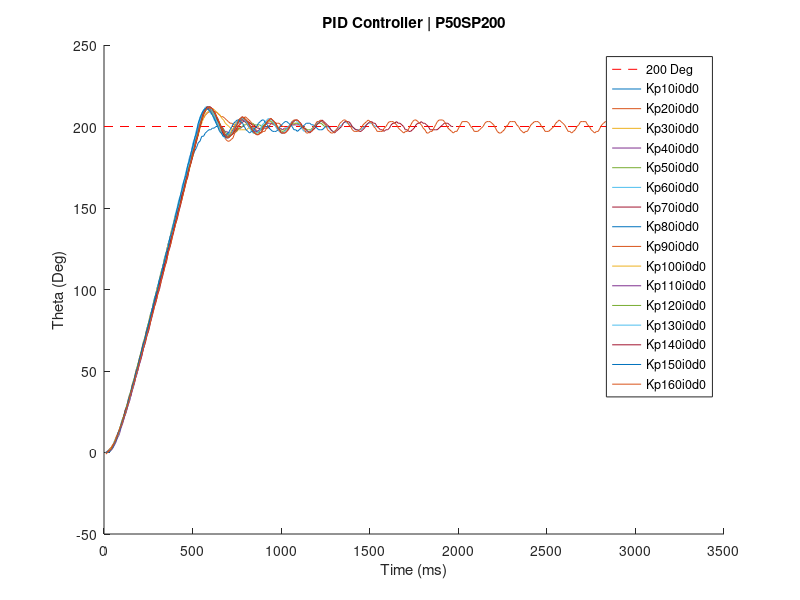
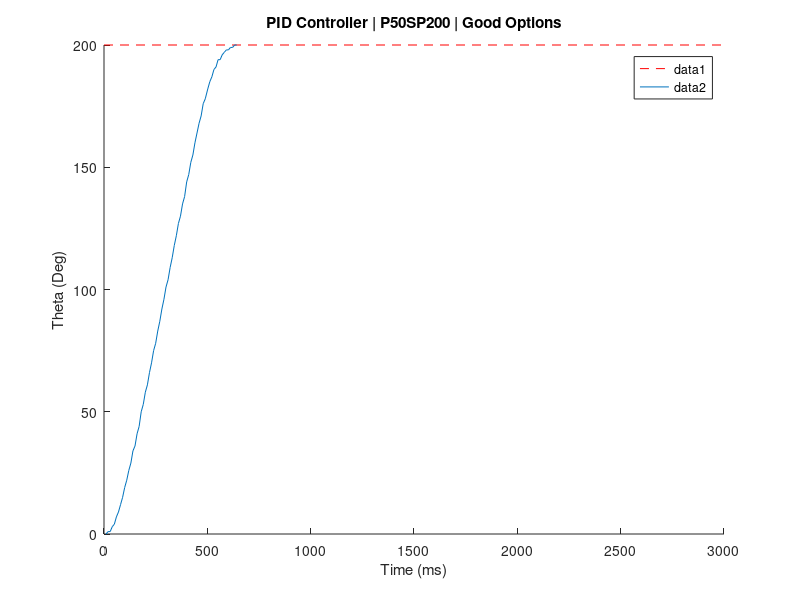

Here is the MATLAB script that generated these plots, in order: (Note: this script raises an error after producing the figures.)
figure(1);
hold on;
xlabel('Time (ms)');
ylabel('Theta (Deg)');
title('PID Controller | P50SP200');
plot([0 3000], [200 200], 'r--');
Kp10i0d0 = [10.0, 0; 20.0, 1; 30.0, 1; 40.0, 3; 50.0, 4; 60.0, 7; 70.0, 9; 80.0, 12; 90.0, 15; 100.0, 19; 110.0, 22; 120.0, 26; 130.0, 29; 140.0, 34; 150.0, 36; 160.0, 41; 170.0, 44; 180.0, 50; 190.0, 53; 200.0, 58; 210.0, 61; 220.0, 66; 230.0, 70; 240.0, 75; 250.0, 78; 260.0, 83; 270.0, 87; 280.0, 92; 290.0, 96; 300.0, 101; 310.0, 104; 320.0, 109; 330.0, 113; 340.0, 118; 350.0, 122; 360.0, 127; 370.0, 130; 380.0, 135; 390.0, 138; 400.0, 144; 410.0, 147; 420.0, 152; 430.0, 155; 440.0, 160; 450.0, 164; 460.0, 168; 470.0, 171; 480.0, 176; 490.0, 178; 502.0, 182; 512.0, 185; 522.0, 187; 532.0, 190; 542.0, 191; 552.0, 194; 562.0, 194; 572.0, 196; 582.0, 197; 592.0, 198; 602.0, 198; 612.0, 199; 622.0, 199; 632.0, 200; 642.0, 200; ];
plot(Kp10i0d0(:,1),Kp10i0d0(:,2))
% y = max(Kp10i0d0(:,2));
% x = Kp10i0d0(find(Kp10i0d0(:,2) == max(y), 1, 'first'));
% text(x, y, 'Kp10i0d0');
% pause;

Kp20i0d0 = [10.0, 0; 20.0, 0; 30.0, 1; 42.0, 2; 52.0, 5; 62.0, 6; 72.0, 10; 82.0, 12; 92.0, 16; 102.0, 18; 112.0, 22; 122.0, 25; 132.0, 30; 142.0, 33; 152.0, 38; 162.0, 41; 172.0, 46; 182.0, 49; 192.0, 54; 210.0, 60; 242.0, 74; 262.0, 82; 272.0, 88; 282.0, 91; 292.0, 96; 302.0, 100; 312.0, 105; 322.0, 108; 332.0, 114; 342.0, 117; 352.0, 122; 362.0, 126; 372.0, 131; 382.0, 134; 392.0, 140; 402.0, 143; 412.0, 148; 422.0, 152; 432.0, 157; 442.0, 160; 452.0, 166; 462.0, 169; 472.0, 174; 482.0, 178; 492.0, 183; 502.0, 186; 512.0, 191; 522.0, 194; 532.0, 198; 542.0, 201; 552.0, 204; 562.0, 205; 572.0, 207; 582.0, 208; 592.0, 209; 602.0, 209; 612.0, 209; 622.0, 209; 632.0, 209; 642.0, 208; 652.0, 207; 662.0, 206; 672.0, 206; 682.0, 205; 692.0, 204; 702.0, 203; 712.0, 202; 722.0, 202; 732.0, 201; 742.0, 201; 752.0, 200; 762.0, 200; ];
plot(Kp20i0d0(:,1),Kp20i0d0(:,2))
% y = max(Kp20i0d0(:,2));
% x = Kp20i0d0(find(Kp20i0d0(:,2) == max(y), 1, 'first'));
% text(x, y, 'Kp20i0d0');
% pause;

Kp30i0d0 = [13.0, 0; 23.0, 0; 33.0, 1; 43.0, 2; 53.0, 4; 63.0, 6; 73.0, 9; 83.0, 11; 93.0, 15; 103.0, 18; 113.0, 22; 123.0, 24; 133.0, 29; 143.0, 32; 153.0, 37; 163.0, 40; 173.0, 45; 183.0, 48; 193.0, 53; 203.0, 57; 213.0, 62; 223.0, 65; 233.0, 70; 243.0, 74; 253.0, 79; 263.0, 82; 273.0, 87; 283.0, 90; 293.0, 96; 303.0, 99; 313.0, 104; 323.0, 107; 333.0, 112; 343.0, 116; 353.0, 121; 363.0, 124; 373.0, 129; 383.0, 132; 393.0, 137; 403.0, 140; 413.0, 146; 423.0, 149; 433.0, 154; 443.0, 157; 453.0, 162; 463.0, 166; 473.0, 171; 483.0, 174; 493.0, 179; 503.0, 182; 513.0, 188; 525.0, 192; 535.0, 196; 545.0, 200; 555.0, 203; 565.0, 206; 575.0, 208; 585.0, 209; 595.0, 210; 605.0, 211; 615.0, 211; 625.0, 210; 635.0, 209; 645.0, 208; 655.0, 207; 665.0, 205; 675.0, 204; 685.0, 202; 695.0, 201; 705.0, 200; 715.0, 199; 725.0, 198; 735.0, 198; 745.0, 198; 755.0, 198; 765.0, 198; 775.0, 198; 785.0, 198; 795.0, 198; 805.0, 198; 815.0, 199; 825.0, 199; 835.0, 199; 845.0, 199; 855.0, 199; 865.0, 200; 875.0, 200; ];
plot(Kp30i0d0(:,1),Kp30i0d0(:,2))
% y = max(Kp30i0d0(:,2));
% x = Kp30i0d0(find(Kp30i0d0(:,2) == max(y), 1, 'first'));
% text(x, y, 'Kp30i0d0');
% pause;

Kp40i0d0 = [11.0, 0; 21.0, 0; 31.0, 1; 42.0, 2; 52.0, 4; 62.0, 7; 72.0, 9; 82.0, 12; 92.0, 15; 102.0, 19; 112.0, 22; 122.0, 26; 132.0, 29; 142.0, 34; 152.0, 37; 162.0, 42; 172.0, 45; 182.0, 50; 192.0, 53; 202.0, 58; 212.0, 62; 222.0, 67; 232.0, 70; 242.0, 76; 252.0, 79; 262.0, 84; 272.0, 88; 282.0, 93; 292.0, 96; 302.0, 101; 312.0, 105; 322.0, 110; 332.0, 114; 342.0, 119; 352.0, 122; 362.0, 128; 372.0, 131; 382.0, 136; 392.0, 140; 402.0, 145; 412.0, 148; 422.0, 154; 432.0, 157; 442.0, 162; 452.0, 166; 462.0, 171; 472.0, 175; 482.0, 180; 492.0, 184; 502.0, 189; 512.0, 192; 522.0, 197; 532.0, 200; 542.0, 205; 552.0, 207; 562.0, 209; 572.0, 210; 582.0, 211; 592.0, 211; 602.0, 210; 612.0, 209; 622.0, 207; 632.0, 206; 642.0, 203; 652.0, 202; 662.0, 200; 672.0, 199; 682.0, 197; 692.0, 197; 702.0, 196; 712.0, 196; 722.0, 196; 732.0, 197; 742.0, 197; 752.0, 198; 762.0, 199; 772.0, 199; 782.0, 200; 792.0, 200; ];
plot(Kp40i0d0(:,1),Kp40i0d0(:,2))
% y = max(Kp40i0d0(:,2));
% x = Kp40i0d0(find(Kp40i0d0(:,2) == max(y), 1, 'first'));
% text(x, y, 'Kp40i0d0');
% pause;

Kp50i0d0 = [10.0, 0; 20.0, 0; 30.0, 1; 40.0, 2; 50.0, 4; 60.0, 6; 70.0, 9; 80.0, 12; 90.0, 14; 100.0, 18; 110.0, 21; 120.0, 25; 130.0, 29; 140.0, 33; 150.0, 36; 160.0, 41; 170.0, 44; 180.0, 49; 190.0, 52; 200.0, 57; 210.0, 61; 220.0, 65; 230.0, 69; 240.0, 74; 250.0, 77; 260.0, 82; 270.0, 85; 280.0, 90; 290.0, 93; 300.0, 98; 310.0, 102; 320.0, 107; 330.0, 110; 340.0, 115; 350.0, 118; 360.0, 123; 370.0, 127; 380.0, 132; 390.0, 135; 400.0, 140; 410.0, 144; 420.0, 149; 430.0, 152; 440.0, 157; 450.0, 161; 460.0, 166; 470.0, 169; 480.0, 174; 490.0, 178; 500.0, 183; 510.0, 187; 520.0, 192; 530.0, 195; 540.0, 200; 550.0, 203; 560.0, 207; 570.0, 209; 580.0, 211; 590.0, 211; 600.0, 211; 610.0, 210; 620.0, 208; 630.0, 207; 640.0, 205; 650.0, 203; 660.0, 200; 670.0, 199; 680.0, 197; 690.0, 196; 700.0, 195; 710.0, 195; 720.0, 195; 730.0, 196; 740.0, 197; 750.0, 197; 760.0, 199; 770.0, 199; 780.0, 200; 790.0, 201; 800.0, 201; 810.0, 202; 820.0, 202; 830.0, 202; 840.0, 202; 850.0, 201; 860.0, 201; 870.0, 201; 880.0, 201; 890.0, 200; 900.0, 200; ];
plot(Kp50i0d0(:,1),Kp50i0d0(:,2))
% y = max(Kp50i0d0(:,2));
% x = Kp50i0d0(find(Kp50i0d0(:,2) == max(y), 1, 'first'));
% text(x, y, 'Kp50i0d0');
% pause;

Kp60i0d0 = [10.0, 0; 20.0, 1; 30.0, 2; 42.0, 3; 52.0, 5; 62.0, 8; 72.0, 10; 82.0, 13; 92.0, 16; 102.0, 20; 112.0, 22; 122.0, 27; 132.0, 30; 142.0, 35; 152.0, 38; 162.0, 43; 172.0, 46; 182.0, 51; 192.0, 54; 202.0, 59; 212.0, 63; 222.0, 68; 232.0, 71; 242.0, 76; 252.0, 80; 262.0, 85; 272.0, 88; 282.0, 94; 292.0, 97; 302.0, 102; 312.0, 106; 322.0, 111; 332.0, 114; 342.0, 120; 352.0, 123; 362.0, 128; 372.0, 132; 382.0, 137; 392.0, 141; 402.0, 146; 412.0, 150; 422.0, 155; 432.0, 158; 442.0, 164; 452.0, 167; 462.0, 172; 472.0, 176; 482.0, 181; 492.0, 184; 502.0, 190; 512.0, 193; 522.0, 198; 532.0, 202; 542.0, 206; 552.0, 208; 562.0, 210; 572.0, 211; 582.0, 211; 592.0, 210; 602.0, 208; 612.0, 207; 622.0, 204; 632.0, 203; 642.0, 200; 652.0, 198; 662.0, 196; 672.0, 196; 682.0, 195; 692.0, 195; 702.0, 196; 712.0, 196; 722.0, 197; 732.0, 198; 742.0, 200; 752.0, 200; ];
plot(Kp60i0d0(:,1),Kp60i0d0(:,2))
% y = max(Kp60i0d0(:,2));
% x = Kp60i0d0(find(Kp60i0d0(:,2) == max(y), 1, 'first'));
% text(x, y, 'Kp60i0d0');
% pause;

Kp70i0d0 = [13.0, 0; 23.0, 1; 33.0, 1; 43.0, 3; 53.0, 4; 63.0, 7; 73.0, 9; 83.0, 12; 93.0, 15; 103.0, 18; 113.0, 21; 123.0, 25; 133.0, 28; 143.0, 33; 153.0, 35; 163.0, 40; 173.0, 43; 183.0, 48; 193.0, 51; 203.0, 56; 213.0, 59; 223.0, 64; 233.0, 67; 243.0, 72; 253.0, 75; 263.0, 80; 273.0, 84; 283.0, 89; 293.0, 92; 303.0, 97; 313.0, 100; 323.0, 105; 333.0, 109; 343.0, 114; 353.0, 117; 363.0, 123; 373.0, 126; 383.0, 131; 393.0, 135; 403.0, 140; 413.0, 143; 423.0, 148; 433.0, 152; 443.0, 157; 453.0, 161; 463.0, 166; 473.0, 169; 483.0, 175; 493.0, 178; 503.0, 183; 513.0, 187; 525.0, 192; 535.0, 197; 545.0, 201; 555.0, 205; 565.0, 208; 575.0, 210; 585.0, 211; 595.0, 212; 605.0, 211; 615.0, 210; 625.0, 209; 635.0, 206; 645.0, 204; 655.0, 201; 665.0, 199; 675.0, 197; 685.0, 195; 695.0, 194; 705.0, 194; 715.0, 195; 725.0, 195; 735.0, 197; 745.0, 198; 755.0, 200; 765.0, 201; 775.0, 202; 785.0, 203; 795.0, 203; 805.0, 203; 815.0, 203; 825.0, 202; 835.0, 201; 845.0, 201; 855.0, 200; 865.0, 199; 875.0, 199; 885.0, 198; 895.0, 198; 905.0, 199; 915.0, 199; 925.0, 199; 935.0, 200; 945.0, 200; ];
plot(Kp70i0d0(:,1),Kp70i0d0(:,2))
% y = max(Kp70i0d0(:,2));
% x = Kp70i0d0(find(Kp70i0d0(:,2) == max(y), 1, 'first'));
% text(x, y, 'Kp70i0d0');
% pause;

Kp80i0d0 = [12.0, 0; 22.0, 0; 32.0, 1; 42.0, 2; 52.0, 4; 62.0, 6; 72.0, 9; 82.0, 11; 92.0, 15; 102.0, 18; 112.0, 22; 122.0, 25; 139.0, 31; 149.0, 36; 159.0, 39; 169.0, 44; 179.0, 47; 189.0, 52; 199.0, 55; 209.0, 60; 219.0, 64; 229.0, 69; 239.0, 72; 249.0, 78; 259.0, 81; 269.0, 86; 279.0, 90; 289.0, 95; 299.0, 98; 309.0, 104; 319.0, 107; 329.0, 112; 339.0, 116; 349.0, 121; 359.0, 124; 369.0, 130; 379.0, 133; 389.0, 138; 399.0, 142; 409.0, 147; 419.0, 151; 429.0, 156; 439.0, 159; 449.0, 164; 459.0, 168; 469.0, 173; 479.0, 176; 489.0, 181; 499.0, 185; 509.0, 190; 519.0, 193; 529.0, 198; 539.0, 201; 549.0, 206; 559.0, 208; 569.0, 210; 579.0, 211; 589.0, 211; 599.0, 210; 609.0, 209; 619.0, 207; 629.0, 204; 639.0, 202; 649.0, 200; 659.0, 198; 669.0, 196; 679.0, 195; 689.0, 194; 699.0, 194; 709.0, 195; 719.0, 196; 729.0, 198; 739.0, 200; 749.0, 202; 759.0, 202; 769.0, 204; 779.0, 204; 789.0, 204; 799.0, 203; 809.0, 202; 819.0, 201; 829.0, 200; 839.0, 199; 849.0, 198; 859.0, 197; 869.0, 197; 879.0, 198; 889.0, 198; 899.0, 199; 909.0, 200; 919.0, 200; ];
plot(Kp80i0d0(:,1),Kp80i0d0(:,2))
% y = max(Kp80i0d0(:,2));
% x = Kp80i0d0(find(Kp80i0d0(:,2) == max(y), 1, 'first'));
% text(x, y, 'Kp80i0d0');
% pause;

Kp90i0d0 = [10.0, 0; 20.0, 0; 30.0, 2; 40.0, 3; 50.0, 5; 60.0, 6; 70.0, 10; 80.0, 12; 90.0, 15; 100.0, 18; 110.0, 22; 120.0, 25; 130.0, 29; 140.0, 32; 150.0, 36; 160.0, 40; 170.0, 44; 180.0, 48; 190.0, 52; 200.0, 56; 210.0, 60; 220.0, 64; 230.0, 69; 240.0, 72; 250.0, 77; 260.0, 81; 270.0, 86; 280.0, 89; 290.0, 94; 300.0, 98; 310.0, 103; 320.0, 106; 330.0, 112; 340.0, 115; 350.0, 120; 360.0, 124; 370.0, 129; 380.0, 132; 390.0, 138; 400.0, 141; 410.0, 146; 420.0, 150; 430.0, 155; 440.0, 159; 450.0, 164; 460.0, 168; 470.0, 173; 480.0, 176; 490.0, 182; 501.0, 185; 511.0, 190; 521.0, 194; 531.0, 199; 541.0, 202; 551.0, 207; 561.0, 209; 571.0, 211; 581.0, 212; 591.0, 212; 601.0, 212; 611.0, 210; 621.0, 209; 631.0, 206; 641.0, 204; 651.0, 201; 668.0, 197; 678.0, 194; 688.0, 192; 698.0, 191; 708.0, 191; 718.0, 192; 728.0, 193; 738.0, 196; 748.0, 197; 758.0, 200; 768.0, 202; 778.0, 204; 788.0, 205; 798.0, 206; 808.0, 205; 818.0, 204; 828.0, 203; 838.0, 201; 848.0, 199; 858.0, 198; 868.0, 197; 878.0, 196; 888.0, 196; 898.0, 197; 908.0, 197; 918.0, 199; 928.0, 200; 938.0, 201; 948.0, 202; 958.0, 202; 968.0, 202; 978.0, 202; 988.0, 202; 998.0, 201; 1008.0, 200; 1018.0, 200; ];
plot(Kp90i0d0(:,1),Kp90i0d0(:,2))
% y = max(Kp90i0d0(:,2));
% x = Kp90i0d0(find(Kp90i0d0(:,2) == max(y), 1, 'first'));
% text(x, y, 'Kp90i0d0');
% pause;

Kp100i0d0 = [10.0, 0; 20.0, 0; 30.0, 1; 40.0, 3; 50.0, 4; 60.0, 7; 70.0, 9; 80.0, 12; 90.0, 15; 100.0, 19; 110.0, 22; 120.0, 26; 130.0, 29; 140.0, 34; 150.0, 37; 160.0, 42; 170.0, 45; 180.0, 50; 190.0, 53; 200.0, 58; 210.0, 62; 220.0, 67; 230.0, 70; 240.0, 75; 250.0, 79; 260.0, 84; 270.0, 87; 280.0, 92; 290.0, 96; 300.0, 101; 310.0, 104; 320.0, 110; 330.0, 113; 340.0, 118; 350.0, 122; 360.0, 127; 370.0, 130; 380.0, 136; 390.0, 139; 400.0, 144; 410.0, 147; 420.0, 152; 430.0, 156; 440.0, 161; 450.0, 164; 460.0, 169; 470.0, 172; 480.0, 177; 490.0, 180; 501.0, 186; 511.0, 189; 521.0, 194; 531.0, 197; 541.0, 202; 551.0, 205; 561.0, 209; 571.0, 210; 581.0, 211; 591.0, 211; 601.0, 210; 611.0, 209; 621.0, 206; 631.0, 205; 641.0, 202; 651.0, 199; 661.0, 196; 671.0, 195; 681.0, 194; 691.0, 194; 701.0, 194; 711.0, 195; 721.0, 198; 731.0, 199; 741.0, 202; 751.0, 203; 761.0, 204; 771.0, 204; 781.0, 204; 791.0, 204; 801.0, 202; 811.0, 201; 821.0, 199; 831.0, 198; 841.0, 197; 851.0, 196; 861.0, 196; 871.0, 197; 881.0, 198; 891.0, 199; 901.0, 200; 911.0, 201; 921.0, 202; 931.0, 203; 941.0, 203; 951.0, 203; 961.0, 202; 971.0, 201; 981.0, 200; 991.0, 199; 1001.0, 198; 1011.0, 198; 1021.0, 198; 1031.0, 198; 1041.0, 199; 1051.0, 200; 1061.0, 201; 1071.0, 201; 1081.0, 202; 1091.0, 202; 1101.0, 201; 1111.0, 201; 1121.0, 200; 1131.0, 200; ];
plot(Kp100i0d0(:,1),Kp100i0d0(:,2))
% y = max(Kp100i0d0(:,2));
% x = Kp100i0d0(find(Kp100i0d0(:,2) == max(y), 1, 'first'));
% text(x, y, 'Kp100i0d0');
% pause;

Kp110i0d0 = [16.0, 0; 26.0, 0; 36.0, 1; 46.0, 2; 56.0, 4; 66.0, 6; 76.0, 9; 86.0, 11; 96.0, 15; 106.0, 18; 116.0, 22; 126.0, 25; 136.0, 29; 146.0, 32; 156.0, 37; 166.0, 40; 176.0, 45; 186.0, 48; 196.0, 53; 206.0, 56; 216.0, 61; 226.0, 65; 236.0, 70; 246.0, 73; 256.0, 78; 266.0, 82; 276.0, 87; 286.0, 91; 296.0, 96; 306.0, 99; 316.0, 104; 326.0, 108; 336.0, 113; 346.0, 117; 356.0, 122; 366.0, 125; 376.0, 131; 386.0, 134; 396.0, 139; 406.0, 143; 416.0, 148; 426.0, 151; 436.0, 157; 446.0, 160; 456.0, 165; 466.0, 169; 476.0, 174; 486.0, 178; 496.0, 183; 506.0, 187; 516.0, 192; 526.0, 195; 536.0, 201; 546.0, 204; 556.0, 208; 566.0, 210; 576.0, 211; 586.0, 211; 596.0, 211; 606.0, 210; 616.0, 209; 626.0, 207; 636.0, 204; 646.0, 202; 656.0, 199; 666.0, 197; 676.0, 195; 686.0, 194; 696.0, 194; 706.0, 194; 716.0, 195; 726.0, 197; 736.0, 199; 746.0, 201; 756.0, 203; 766.0, 204; 776.0, 204; 786.0, 204; 796.0, 203; 806.0, 202; 816.0, 200; 826.0, 199; 836.0, 198; 846.0, 197; 856.0, 197; 866.0, 197; 876.0, 198; 886.0, 199; 896.0, 200; 906.0, 201; 916.0, 202; 926.0, 202; 936.0, 202; 946.0, 202; 956.0, 201; 966.0, 201; 976.0, 199; 986.0, 199; 996.0, 199; 1008.0, 198; 1018.0, 199; 1028.0, 199; 1038.0, 199; 1048.0, 200; 1058.0, 201; 1068.0, 201; 1078.0, 201; 1088.0, 201; 1098.0, 201; 1108.0, 201; 1118.0, 200; 1128.0, 200; ];
plot(Kp110i0d0(:,1),Kp110i0d0(:,2))
% y = max(Kp110i0d0(:,2));
% x = Kp110i0d0(find(Kp110i0d0(:,2) == max(y), 1, 'first'));
% text(x, y, 'Kp110i0d0');
% pause;

Kp120i0d0 = [10.0, 0; 20.0, 0; 30.0, 1; 40.0, 2; 50.0, 4; 60.0, 6; 70.0, 9; 80.0, 11; 90.0, 15; 100.0, 18; 110.0, 22; 120.0, 25; 130.0, 29; 140.0, 32; 150.0, 37; 160.0, 40; 170.0, 45; 180.0, 48; 190.0, 54; 200.0, 57; 210.0, 62; 220.0, 65; 230.0, 70; 240.0, 74; 250.0, 79; 260.0, 82; 270.0, 87; 280.0, 91; 290.0, 96; 300.0, 99; 310.0, 104; 320.0, 108; 330.0, 113; 340.0, 116; 350.0, 121; 360.0, 124; 370.0, 129; 380.0, 132; 390.0, 138; 400.0, 141; 410.0, 146; 420.0, 149; 430.0, 154; 440.0, 158; 451.0, 162; 461.0, 168; 471.0, 171; 481.0, 176; 491.0, 179; 501.0, 184; 511.0, 188; 521.0, 193; 531.0, 196; 541.0, 201; 551.0, 205; 561.0, 208; 571.0, 210; 581.0, 212; 591.0, 212; 601.0, 211; 611.0, 210; 621.0, 208; 631.0, 206; 641.0, 203; 652.0, 201; 662.0, 198; 672.0, 196; 682.0, 194; 692.0, 193; 702.0, 194; 712.0, 194; 722.0, 196; 732.0, 197; 742.0, 200; 752.0, 202; 762.0, 204; 772.0, 205; 782.0, 205; 792.0, 205; 802.0, 204; 812.0, 202; 822.0, 200; 832.0, 198; 842.0, 196; 853.0, 196; 863.0, 196; 873.0, 196; 883.0, 198; 893.0, 200; 903.0, 201; 913.0, 202; 923.0, 203; 933.0, 204; 943.0, 203; 953.0, 202; 963.0, 201; 973.0, 200; 983.0, 199; 993.0, 198; 1003.0, 197; 1013.0, 197; 1023.0, 198; 1033.0, 199; 1043.0, 199; 1053.0, 201; 1066.0, 202; 1076.0, 202; 1086.0, 202; 1096.0, 202; 1106.0, 201; 1116.0, 200; 1126.0, 199; 1136.0, 199; 1146.0, 198; 1156.0, 198; 1166.0, 198; 1176.0, 199; 1186.0, 200; 1196.0, 201; 1206.0, 202; 1216.0, 202; 1226.0, 202; 1236.0, 201; 1246.0, 200; 1256.0, 200; ];
plot(Kp120i0d0(:,1),Kp120i0d0(:,2))
% y = max(Kp120i0d0(:,2));
% x = Kp120i0d0(find(Kp120i0d0(:,2) == max(y), 1, 'first'));
% text(x, y, 'Kp120i0d0');
% pause;

Kp130i0d0 = [13.0, 0; 23.0, 0; 33.0, 1; 43.0, 2; 53.0, 4; 63.0, 6; 73.0, 9; 83.0, 11; 93.0, 15; 103.0, 18; 113.0, 22; 123.0, 25; 133.0, 29; 143.0, 32; 153.0, 37; 163.0, 40; 173.0, 45; 183.0, 48; 193.0, 53; 203.0, 57; 213.0, 62; 223.0, 65; 233.0, 70; 243.0, 74; 253.0, 79; 263.0, 82; 273.0, 88; 283.0, 91; 293.0, 96; 303.0, 100; 313.0, 105; 323.0, 108; 333.0, 114; 343.0, 117; 353.0, 122; 363.0, 126; 373.0, 131; 383.0, 134; 393.0, 140; 403.0, 143; 413.0, 148; 423.0, 152; 433.0, 157; 443.0, 161; 453.0, 166; 463.0, 170; 473.0, 175; 483.0, 178; 493.0, 184; 503.0, 187; 513.0, 192; 523.0, 196; 533.0, 201; 543.0, 204; 553.0, 208; 563.0, 210; 573.0, 212; 583.0, 212; 593.0, 212; 603.0, 211; 613.0, 209; 623.0, 207; 633.0, 204; 643.0, 202; 653.0, 199; 663.0, 197; 673.0, 194; 683.0, 193; 693.0, 193; 703.0, 193; 713.0, 194; 723.0, 196; 733.0, 198; 743.0, 200; 753.0, 203; 763.0, 204; 773.0, 205; 783.0, 205; 793.0, 204; 803.0, 203; 813.0, 201; 823.0, 199; 833.0, 197; 843.0, 196; 853.0, 196; 863.0, 196; 873.0, 197; 883.0, 198; 893.0, 201; 903.0, 202; 919.0, 204; 929.0, 205; 939.0, 204; 949.0, 204; 959.0, 202; 969.0, 200; 979.0, 198; 989.0, 197; 999.0, 196; 1009.0, 196; 1019.0, 197; 1029.0, 198; 1039.0, 200; 1049.0, 201; 1059.0, 203; 1069.0, 203; 1079.0, 204; 1091.0, 203; 1101.0, 202; 1111.0, 200; 1121.0, 198; 1131.0, 197; 1141.0, 197; 1151.0, 197; 1161.0, 197; 1171.0, 198; 1181.0, 199; 1191.0, 201; 1201.0, 202; 1211.0, 203; 1221.0, 203; 1231.0, 203; 1241.0, 202; 1251.0, 201; 1261.0, 200; 1271.0, 199; 1281.0, 198; 1291.0, 197; 1301.0, 197; 1311.0, 198; 1321.0, 199; 1331.0, 200; 1341.0, 201; 1351.0, 202; 1361.0, 203; 1371.0, 202; 1381.0, 202; 1391.0, 201; 1401.0, 200; 1411.0, 199; 1421.0, 198; 1431.0, 198; 1441.0, 198; 1451.0, 198; 1461.0, 199; 1471.0, 200; 1481.0, 201; 1491.0, 202; 1501.0, 202; 1511.0, 202; 1521.0, 201; 1531.0, 200; 1541.0, 200; ];
plot(Kp130i0d0(:,1),Kp130i0d0(:,2))
% y = max(Kp130i0d0(:,2));
% x = Kp130i0d0(find(Kp130i0d0(:,2) == max(y), 1, 'first'));
% text(x, y, 'Kp130i0d0');
% pause;

Kp140i0d0 = [10.0, 0; 20.0, 0; 30.0, 1; 40.0, 2; 50.0, 4; 60.0, 6; 70.0, 8; 80.0, 12; 90.0, 14; 100.0, 18; 110.0, 21; 120.0, 26; 130.0, 28; 140.0, 33; 150.0, 36; 160.0, 41; 170.0, 44; 180.0, 49; 190.0, 52; 200.0, 57; 210.0, 61; 220.0, 66; 230.0, 69; 240.0, 74; 250.0, 77; 260.0, 82; 270.0, 85; 280.0, 90; 290.0, 94; 300.0, 98; 310.0, 102; 320.0, 107; 330.0, 110; 340.0, 115; 350.0, 118; 360.0, 124; 370.0, 127; 380.0, 132; 390.0, 135; 400.0, 140; 410.0, 144; 420.0, 149; 430.0, 152; 440.0, 158; 450.0, 161; 460.0, 166; 470.0, 170; 480.0, 174; 490.0, 178; 501.0, 183; 511.0, 187; 521.0, 192; 531.0, 195; 541.0, 200; 551.0, 204; 561.0, 208; 571.0, 210; 581.0, 212; 591.0, 212; 601.0, 212; 611.0, 211; 621.0, 209; 631.0, 207; 641.0, 204; 651.0, 202; 661.0, 199; 671.0, 196; 681.0, 194; 691.0, 193; 701.0, 193; 711.0, 194; 721.0, 195; 731.0, 196; 741.0, 199; 751.0, 201; 761.0, 204; 771.0, 205; 781.0, 206; 791.0, 205; 801.0, 204; 811.0, 203; 821.0, 201; 831.0, 199; 841.0, 197; 851.0, 196; 861.0, 195; 871.0, 195; 881.0, 196; 891.0, 197; 901.0, 200; 911.0, 201; 921.0, 203; 931.0, 204; 941.0, 205; 951.0, 204; 961.0, 203; 971.0, 202; 981.0, 199; 991.0, 198; 1001.0, 196; 1011.0, 196; 1021.0, 196; 1031.0, 197; 1041.0, 198; 1051.0, 200; 1061.0, 202; 1071.0, 203; 1081.0, 204; 1091.0, 204; 1101.0, 203; 1111.0, 202; 1121.0, 200; 1131.0, 199; 1141.0, 198; 1151.0, 197; 1161.0, 196; 1171.0, 197; 1181.0, 198; 1191.0, 199; 1201.0, 201; 1211.0, 202; 1221.0, 203; 1231.0, 204; 1241.0, 203; 1251.0, 202; 1261.0, 201; 1271.0, 200; 1281.0, 198; 1291.0, 197; 1301.0, 196; 1311.0, 197; 1321.0, 198; 1331.0, 199; 1341.0, 200; 1351.0, 202; 1361.0, 203; 1371.0, 203; 1381.0, 203; 1391.0, 202; 1401.0, 200; 1411.0, 199; 1421.0, 198; 1431.0, 198; 1441.0, 197; 1451.0, 197; 1461.0, 198; 1471.0, 199; 1481.0, 201; 1491.0, 202; 1501.0, 203; 1511.0, 203; 1521.0, 202; 1531.0, 202; 1541.0, 200; 1551.0, 199; 1561.0, 198; 1571.0, 198; 1581.0, 197; 1591.0, 198; 1601.0, 198; 1611.0, 199; 1621.0, 201; 1631.0, 202; 1641.0, 202; 1651.0, 203; 1661.0, 202; 1671.0, 202; 1681.0, 201; 1691.0, 200; 1701.0, 198; 1711.0, 198; 1721.0, 197; 1731.0, 197; 1741.0, 198; 1751.0, 199; 1761.0, 201; 1771.0, 202; 1781.0, 202; 1791.0, 203; 1801.0, 202; 1811.0, 202; 1821.0, 201; 1831.0, 200; 1841.0, 198; 1851.0, 198; 1861.0, 198; 1871.0, 198; 1881.0, 198; 1891.0, 199; 1901.0, 200; 1911.0, 201; 1921.0, 202; 1931.0, 202; 1941.0, 202; 1951.0, 201; 1961.0, 200; 1971.0, 200; ];
plot(Kp140i0d0(:,1),Kp140i0d0(:,2))
% y = max(Kp140i0d0(:,2));
% x = Kp140i0d0(find(Kp140i0d0(:,2) == max(y), 1, 'first'));
% text(x, y, 'Kp140i0d0');
% pause;

Kp150i0d0 = [10.0, 0; 20.0, 0; 30.0, 0; 40.0, 2; 50.0, 3; 60.0, 6; 70.0, 8; 80.0, 12; 90.0, 14; 100.0, 18; 110.0, 21; 120.0, 25; 130.0, 28; 140.0, 33; 150.0, 36; 160.0, 41; 170.0, 44; 180.0, 49; 190.0, 52; 200.0, 57; 210.0, 61; 220.0, 66; 230.0, 69; 240.0, 74; 250.0, 78; 272.0, 88; 282.0, 92; 292.0, 97; 302.0, 100; 312.0, 106; 322.0, 109; 332.0, 114; 342.0, 118; 352.0, 123; 362.0, 126; 372.0, 132; 382.0, 135; 392.0, 140; 402.0, 144; 412.0, 149; 422.0, 153; 432.0, 158; 442.0, 162; 452.0, 167; 462.0, 170; 472.0, 176; 482.0, 179; 492.0, 184; 502.0, 188; 512.0, 193; 522.0, 196; 532.0, 202; 542.0, 205; 552.0, 208; 562.0, 210; 572.0, 211; 582.0, 211; 592.0, 210; 602.0, 209; 612.0, 207; 622.0, 205; 632.0, 202; 642.0, 200; 652.0, 197; 662.0, 196; 672.0, 194; 682.0, 194; 692.0, 195; 702.0, 196; 712.0, 198; 722.0, 200; 732.0, 202; 742.0, 203; 752.0, 204; 762.0, 204; 772.0, 203; 782.0, 202; 792.0, 200; 802.0, 198; 812.0, 197; 822.0, 196; 832.0, 197; 842.0, 197; 852.0, 199; 862.0, 200; 872.0, 202; 882.0, 203; 892.0, 204; 902.0, 204; 912.0, 202; 922.0, 201; 932.0, 199; 942.0, 198; 952.0, 197; 962.0, 197; 972.0, 197; 982.0, 198; 992.0, 200; 1002.0, 201; 1012.0, 202; 1022.0, 203; 1032.0, 203; 1042.0, 202; 1052.0, 201; 1062.0, 200; 1072.0, 198; 1082.0, 198; 1092.0, 197; 1102.0, 198; 1112.0, 199; 1122.0, 200; 1132.0, 201; 1142.0, 202; 1152.0, 202; 1162.0, 202; 1172.0, 201; 1182.0, 201; 1192.0, 200; 1202.0, 199; 1212.0, 198; 1222.0, 198; 1232.0, 198; 1242.0, 199; 1252.0, 200; 1262.0, 200; ];
plot(Kp150i0d0(:,1),Kp150i0d0(:,2))
% y = max(Kp150i0d0(:,2));
% x = Kp150i0d0(find(Kp150i0d0(:,2) == max(y), 1, 'first'));
% text(x, y, 'Kp150i0d0');
% pause;

Kp160i0d0 = [10.0, -1; 20.0, 0; 30.0, 1; 40.0, 2; 50.0, 4; 60.0, 6; 70.0, 9; 80.0, 11; 90.0, 15; 100.0, 17; 110.0, 21; 120.0, 24; 130.0, 28; 140.0, 31; 150.0, 36; 160.0, 39; 170.0, 43; 180.0, 47; 190.0, 51; 200.0, 55; 210.0, 59; 220.0, 63; 230.0, 67; 240.0, 71; 250.0, 75; 260.0, 79; 270.0, 84; 280.0, 87; 290.0, 92; 300.0, 95; 310.0, 101; 320.0, 104; 330.0, 109; 340.0, 112; 350.0, 117; 360.0, 121; 370.0, 126; 380.0, 129; 390.0, 135; 400.0, 138; 410.0, 143; 420.0, 147; 430.0, 152; 440.0, 155; 450.0, 160; 460.0, 164; 470.0, 169; 480.0, 173; 490.0, 178; 502.0, 183; 512.0, 187; 522.0, 192; 532.0, 195; 542.0, 201; 552.0, 204; 562.0, 208; 572.0, 210; 582.0, 211; 592.0, 212; 602.0, 211; 612.0, 211; 622.0, 209; 632.0, 207; 642.0, 205; 652.0, 202; 662.0, 199; 672.0, 197; 682.0, 195; 692.0, 194; 702.0, 193; 712.0, 194; 722.0, 195; 732.0, 197; 742.0, 199; 752.0, 201; 762.0, 204; 772.0, 205; 782.0, 206; 792.0, 205; 802.0, 204; 812.0, 203; 822.0, 201; 832.0, 199; 842.0, 197; 852.0, 196; 862.0, 195; 872.0, 195; 882.0, 196; 892.0, 197; 902.0, 200; 912.0, 201; 922.0, 203; 932.0, 204; 942.0, 205; 952.0, 204; 962.0, 203; 972.0, 201; 982.0, 199; 992.0, 197; 1002.0, 196; 1012.0, 196; 1022.0, 196; 1032.0, 197; 1042.0, 199; 1052.0, 201; 1062.0, 203; 1072.0, 204; 1082.0, 204; 1092.0, 204; 1102.0, 203; 1112.0, 201; 1122.0, 199; 1132.0, 198; 1142.0, 196; 1152.0, 196; 1162.0, 197; 1172.0, 197; 1182.0, 199; 1192.0, 201; 1202.0, 203; 1212.0, 203; 1222.0, 204; 1232.0, 203; 1242.0, 202; 1252.0, 201; 1262.0, 198; 1272.0, 197; 1282.0, 196; 1292.0, 196; 1302.0, 197; 1312.0, 198; 1322.0, 200; 1332.0, 202; 1342.0, 203; 1352.0, 204; 1362.0, 204; 1372.0, 203; 1382.0, 201; 1392.0, 200; 1402.0, 198; 1412.0, 197; 1422.0, 197; 1432.0, 197; 1442.0, 198; 1452.0, 199; 1462.0, 201; 1472.0, 202; 1482.0, 203; 1492.0, 204; 1502.0, 203; 1512.0, 202; 1522.0, 200; 1532.0, 199; 1542.0, 197; 1552.0, 197; 1562.0, 197; 1572.0, 197; 1582.0, 199; 1592.0, 200; 1602.0, 202; 1612.0, 203; 1622.0, 203; 1632.0, 203; 1642.0, 202; 1652.0, 201; 1662.0, 199; 1672.0, 198; 1682.0, 197; 1692.0, 196; 1702.0, 197; 1712.0, 197; 1722.0, 199; 1732.0, 201; 1742.0, 203; 1752.0, 204; 1762.0, 204; 1772.0, 203; 1782.0, 202; 1792.0, 201; 1802.0, 199; 1812.0, 198; 1822.0, 196; 1832.0, 196; 1842.0, 197; 1852.0, 197; 1862.0, 199; 1872.0, 201; 1882.0, 203; 1892.0, 204; 1902.0, 204; 1912.0, 204; 1922.0, 203; 1932.0, 201; 1942.0, 199; 1952.0, 198; 1962.0, 197; 1972.0, 196; 1982.0, 197; 1992.0, 197; 2002.0, 199; 2012.0, 201; 2022.0, 203; 2032.0, 203; 2050.0, 203; 2060.0, 202; 2070.0, 200; 2080.0, 199; 2090.0, 197; 2100.0, 197; 2110.0, 197; 2120.0, 198; 2130.0, 199; 2140.0, 200; 2150.0, 202; 2160.0, 203; 2170.0, 203; 2180.0, 203; 2190.0, 202; 2200.0, 201; 2210.0, 199; 2220.0, 197; 2230.0, 196; 2240.0, 196; 2250.0, 197; 2260.0, 198; 2270.0, 200; 2280.0, 201; 2290.0, 203; 2300.0, 203; 2310.0, 203; 2320.0, 203; 2330.0, 201; 2340.0, 200; 2350.0, 198; 2360.0, 197; 2370.0, 196; 2380.0, 197; 2390.0, 197; 2400.0, 199; 2410.0, 201; 2420.0, 202; 2430.0, 203; 2440.0, 203; 2450.0, 203; 2460.0, 202; 2470.0, 200; 2480.0, 199; 2490.0, 197; 2500.0, 197; 2510.0, 197; 2520.0, 198; 2530.0, 199; 2540.0, 200; 2550.0, 202; 2560.0, 203; 2570.0, 204; 2580.0, 203; 2590.0, 202; 2600.0, 201; 2610.0, 199; 2620.0, 197; 2630.0, 197; 2640.0, 196; 2650.0, 197; 2660.0, 198; 2670.0, 200; 2680.0, 201; 2690.0, 203; 2700.0, 203; 2710.0, 203; 2720.0, 203; 2730.0, 201; 2740.0, 200; 2750.0, 198; 2760.0, 197; 2770.0, 196; 2780.0, 197; 2790.0, 197; 2800.0, 199; 2810.0, 201; 2820.0, 202; 2830.0, 203; 2840.0, 203; 2850.0, 203; 2860.0, 202; 2870.0, 200; 2880.0, 199; 2890.0, 197; 2900.0, 197; 2910.0, 197; 2920.0, 198; 2930.0, 199; 2940.0, 201; 2950.0, 202; 2960.0, 203; 2970.0, 203; 2980.0, 203; 2990.0, 202; 3000.0, 201; 3010.0, 198; ];
plot(Kp160i0d0(:,1),Kp160i0d0(:,2))
% y = max(Kp160i0d0(:,2));
% x = Kp160i0d0(find(Kp160i0d0(:,2) == max(y), 1, 'first'));
% text(x, y, 'Kp160i0d0');
% pause;

caseList = {'Kp10i0d0', 'Kp20i0d0', 'Kp30i0d0', 'Kp40i0d0', 'Kp50i0d0', 'Kp60i0d0', 'Kp70i0d0', 'Kp80i0d0', 'Kp90i0d0', 'Kp100i0d0', 'Kp110i0d0', 'Kp120i0d0', 'Kp130i0d0', 'Kp140i0d0', 'Kp150i0d0', 'Kp160i0d0'};
legend('200 Deg', caseList{1,:});

t = {Kp10i0d0, Kp20i0d0, Kp30i0d0, Kp40i0d0, Kp50i0d0, Kp60i0d0, Kp70i0d0, Kp80i0d0, Kp90i0d0, Kp100i0d0, Kp110i0d0, Kp120i0d0, Kp130i0d0, Kp140i0d0, Kp150i0d0, Kp160i0d0};

figure(2);
hold on;
xlabel('Time (ms)');
ylabel('Theta (Deg)');
title('PID Controller | P50SP200 | Good Options');
plot([0 3000], [200 200], 'r--');
upper = 200;
idx = 0;
while idx < 6
    for e = t
        if max(e{1}(:,2)) <= upper && max(e{1}(:,2)) >= 200
            idx = idx + 1;
        end
    end
    upper = upper + 1;
end
upper = upper - 1;
legendTwo = {'200 Deg'};
idx = 0;
for e = t
    idx = idx + 1;
    if max(e{1}(:,2)) <= upper && max(e{1}(:,2)) >= 200
        plot(e{1}(:,1),e{1}(:,2));
        legendTwo{end+1} = caseList{idx};
    end
end
newLegend = legend();
newLegend = newLegend.String;
idx = size(legendTwo);
newLegend(end-idx(2)+1:end) = legendTwo(1:end);
legend(newLegend);